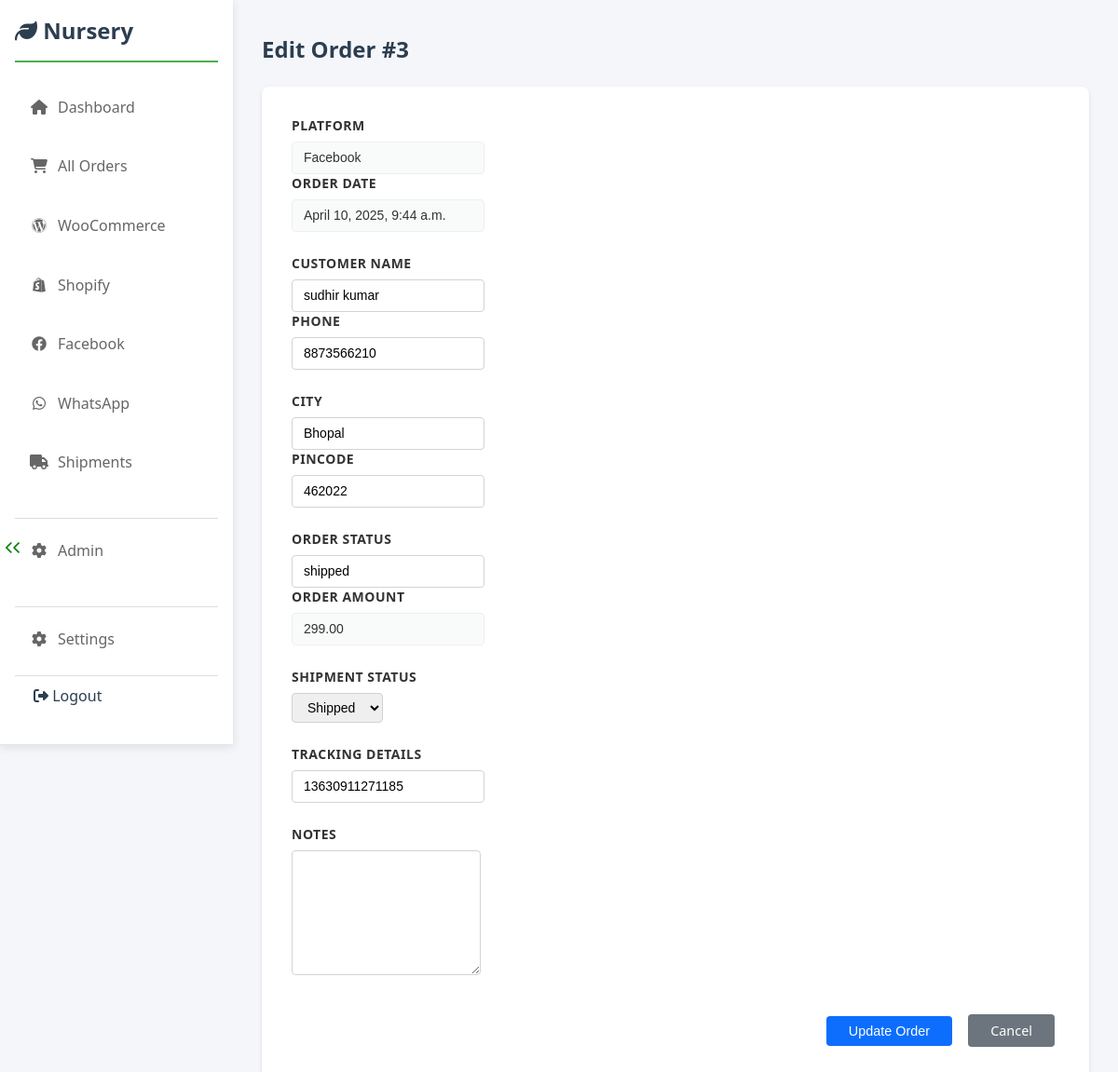
Page /orders/3 (signed in) on the committed database.
### facebook_app/models.py (models this page shows, shortened)
class Facebook_orders(models.Model):
    order_id = models.CharField(max_length=100, unique=True, db_index=True, help_text="Only Add Number Value Don't use any letter.")
    billing_email = models.EmailField(blank=True, null=True, db_index=True)
    billing_phone = models.CharField(max_length=50, blank=True, null=True)
    billing_first_name = models.CharField(max_length=100, blank=True, null=True)
    billing_last_name = models.CharField(max_length=100, blank=True, null=True)
    billing_company = models.CharField(max_length=200, blank=True, null=True)
    billing_address = models.TextField(blank=True, null=True)
    billing_city = models.CharField(max_length=100, blank=True, null=True)
    billing_state = models.CharField(max_length=100, blank=True, null=True)
    billing_postcode = models.CharField(max_length=20, blank=True, null=True)
    billing_country = models.CharField(default="INDIA", max_length=50, blank=True, null=True)
    date_created = models.DateTimeField(default=timezone.now)
    date_modified = models.DateTimeField(auto_now=True)
    currency = models.CharField(default="INR", max_length=10, blank=True, null=True)
    total_amount = models.DecimalField(max_digits=10, decimal_places=2, blank=True, null=True)
    customer_note = models.TextField(blank=True, null=True)
    mode_of_payment = models.CharField(max_length=50, blank=True, null=True)
    alternet_number = models.CharField(max_length=50, blank=True, null=True)
    received_amount = models.DecimalField(max_digits=10, decimal_places=2, blank=True, null=True)
    shipment_amount = models.DecimalField(max_digits=10, decimal_places=2, blank=True, null=True)
    credit_amount = models.DecimalField(max_digits=10, decimal_places=2, blank=True, null=True)
    plateform = models.CharField(default="Facebook", max_length=100, blank=True, null=True)
    status = models.CharField(
        max_length=50,
        choices=ORDER_STATUS_CHOICES,
        default='processing',
        blank=False, null=False,
        db_index=True
    )
    shipment_status = models.CharField(
        max_length=50,
        choices=SHIPMENT_STATUS_CHOICES,
        default='pending',
        blank=False, null=False,
        db_index=True
    )
    tracking_info = models.TextField(
        blank=True,
        help_text="Enter tracking numbers, links, or carrier info here."
    )
    internal_notes = models.TextField(
        blank=True,
        help_text="Internal staff notes about this order."
    )
    products_json = models.JSONField(
        default=default_empty_list,
        blank=True,
        help_text='Store product line items as a JSON list, e.g., [{"name": "Plant A", "qty": 2, "price": "150.00"}, ...]'
    )
    class Meta:
         verbose_name = "Facebook Order"
         verbose_name_plural = "Facebook Orders"
         ordering = ['-date_created']

### nurseryproject/views.py (the view, shortened to what this page needs)
# urls.py: path('orders/<str:order_id>',views.all_orders_edit, name='all_order_edit'),
@login_required
def all_orders_edit(request, order_id):
    if '#' in str(order_id):
        woo_order = None
        shopify_order = ShopifyOrder.objects.filter(name=order_id).first()
        fb_order = None
    else:
        try:
            order_id_int = int(order_id)
            woo_order = WooCommerceOrder.objects.filter(woo_id=order_id_int).first()
            fb_order = Facebook_orders.objects.filter(order_id=order_id_int).first()
            shopify_order = None
        except ValueError:
            woo_order = None
            shopify_order = None
            fb_order = None
    if woo_order:
        order_data = {
            'order_id': woo_order.woo_id,
            'date': woo_order.date_created_woo,
            'status': woo_order.status,
            'amount': woo_order.total_amount,
            'customer': f"{woo_order.billing_first_name or ''} {woo_order.billing_last_name or ''}",
            'phone': woo_order.billing_phone,
            'pincode': woo_order.billing_postcode,
            'city': woo_order.billing_city,
            'note': woo_order.customer_note,
            'tracking': '',
            'platform': 'WooCommerce',
            'shipment_status': woo_order.shipment_status
        }
    elif fb_order:
        order_data = {
            'order_id': fb_order.order_id,
            'date': fb_order.date_created,
            'status': fb_order.status,
            'amount': fb_order.total_amount,
            'customer': f"{fb_order.billing_first_name or ''} {fb_order.billing_last_name or ''}",
            'phone': fb_order.billing_phone,
            'pincode': fb_order.billing_postcode,
            'city': fb_order.billing_city,
            'note': fb_order.customer_note,
            'tracking': fb_order.tracking_info,
            'platform': 'Facebook',
            'shipment_status': fb_order.shipment_status
        }
    else:
        order_data = None
    context = {
        'order': order_data
    }
    return render(request, 'orders/edit_order.html', context)

### templates/orders/edit_order.html (shortened to what this page needs)
{% extends 'base.html' %}
{% block content %}
<div class="container mt-4">
    {% if order %}
    <h2>Edit Order #{{ order.order_id }}</h2>
    <div class="card">
        <div class="card-body">
            <form method="POST">
                <div class="row mb-3">
                    <div class="col-md-6">
                        <label class="form-label">Platform</label>
                        <input type="text" class="form-control" value="{{ order.platform }}" readonly>
                    </div>
                    <div class="col-md-6">
                        <label class="form-label">Order Date</label>
                        <input type="text" class="form-control" value="{{ order.date }}" readonly>
                    </div>
                </div>
                <div class="row mb-3">
                    <div class="col-md-6">
                        <label class="form-label">Customer Name</label>
                        <input type="text" class="form-control" name="customer" value="{{ order.customer }}">
                    </div>
                    <div class="col-md-6">
                        <label class="form-label">Phone</label>
                        <input type="text" class="form-control" name="phone" value="{{ order.phone }}">
                    </div>
                </div>
                <div class="row mb-3">
                    <div class="col-md-6">
                        <label class="form-label">City</label>
                        <input type="text" class="form-control" name="city" value="{{ order.city }}">
                    </div>
                    <div class="col-md-6">
                        <label class="form-label">Pincode</label>
                        <input type="text" class="form-control" name="pincode" value="{{ order.pincode }}">
                    </div>
                </div>
                <div class="row mb-3">
                    <div class="col-md-6">
                        <label class="form-label">Order Status</label>
                        <input type="text" class="form-control" name="status" value="{{ order.status }}">
                    </div>
                    <div class="col-md-6">
                        <label class="form-label">Order Amount</label>
                        <input type="text" class="form-control" value="{{ order.amount }}" readonly>
                    </div>
                </div>
                <div class="row mb-3">
                    <div class="col-md-6">
                        <label class="form-label">Shipment Status</label>
                        <select class="form-control" name="shipment_status">
                            <option value="shipped" {% if order.shipment_status == 'shipped' %}selected{% endif %}>Shipped</option>
                        </select>
                    </div>
                </div>
                <div class="mb-3">
                    <label class="form-label">Tracking Details</label>
                    <input type="text" class="form-control" name="tracking" value="{{ order.tracking|default:'N/A' }}">                </div>
                <div class="mb-3">
                    <label class="form-label">Notes</label>
                    <textarea class="form-control" name="note" rows="3">{{ order.note }}</textarea>
                </div>
                <div class="text-end">
                    <button type="submit" class="btn btn-primary">Update Order</button>
                    <a href="{% url 'orders' %}" class="btn btn-secondary">Cancel</a>
                </div>
            </form>
        </div>
    </div>
    {% else %}
    <div class="alert alert-danger">
        Order not found
    </div>
    {% endif %}
</div>
{% endblock %}

### static/css/style.css (style rules this page uses)
:root { --primary-color: #2c3e50; --secondary-color: #34495e; --accent-color: #4CAF50; --text-color: #2c3e50; --sidebar-width: 250px; --transition-speed: 0.3s; --text-color-dark: #2c3e50; --text-color-light: #7f8c8d; --background-light: #ffffff; --background-medium: #f8f9fa; --background-dark: #ecf0f1; --border-color: #dee2e6; --border-radius: 6px; --shadow-soft: 0 4px 15px rgba(0, 0, 0, 0.07); --spacing-unit: 1rem; }
body { font-family: 'Segoe UI', Tahoma, Geneva, Verdana, sans-serif; display: flex; margin: 0; min-height: 100vh; overflow-x: hidden; background-color: #f5f6fa; color: var(--text-color); flex-direction: column; }
@media (min-width: 768px) { body { flex-direction: row; } }
.container { max-width: 95%; padding: 0 15px; margin: 20px auto; }
.btn { text-decoration: none; padding: calc(var(--spacing-unit) * 0.75) calc(var(--spacing-unit) * 1.5); border-radius: var(--border-radius); display: inline-block; margin: 5px; font-weight: 500; transition: all 0.2s ease; border: none; cursor: pointer; font-size: 0.9rem; text-align: center; }
.btn-secondary { background-color: var(--text-color-light); color: white; }
.btn-primary { background-color: var(--secondary-color); color: white; }

### templates/orders/edit_order.html (style rules this page uses)
.form-label { font-weight: 600; color: #333; margin-bottom: 0.5rem; }
.form-control { border: 1px solid #ced4da; border-radius: 4px; padding: 0.375rem 0.75rem; transition: border-color 0.15s ease-in-out, box-shadow 0.15s ease-in-out; font-size: 14px; line-height: 1.5; }
.form-control[readonly] { background-color: #f8f9fa; border-color: #e9ecef; cursor: not-allowed; opacity: 0.8; }
.card { box-shadow: 0 2px 4px rgba(0, 0, 0, 0.1); border: none; border-radius: 8px; background: #fff; }
.card-body { padding: 2rem; }
.btn-primary { background-color: #0d6efd; border-color: #0d6efd; padding: 0.5rem 1.5rem; font-weight: 500; border-radius: 4px; transition: all 0.2s ease; }
.btn-secondary { background-color: #6c757d; border-color: #6c757d; padding: 0.5rem 1.5rem; margin-left: 0.5rem; font-weight: 500; border-radius: 4px; transition: all 0.2s ease; }
textarea.form-control { resize: vertical; min-height: 120px; font-family: inherit; }
.container { max-width: 1140px; margin: 0 auto; }
.row { margin: 0 -15px; }
.col-md-6 { padding: 0 15px; }
h2 { color: #2c3e50; margin-bottom: 1.5rem; font-weight: 600; }
.mb-3 { margin-bottom: 1.5rem !important; }
.text-end { text-align: right; margin-top: 2rem; }
input::placeholder { color: #6c757d; opacity: 0.7; }
.form-label { display: block; margin-bottom: 0.5rem; font-size: 0.875rem; text-transform: uppercase; letter-spacing: 0.5px; }

### rows in the picture
Facebook_orders: date "April 10, 2025, 9:44 a.m.", phone "8873566210", city "Bhopal", pincode "462022", status "shipped", amount "299.00", shipment_status "Shipped", tracking "13630911271185"

### other values in the picture
{{ order.order_id }} "3"
